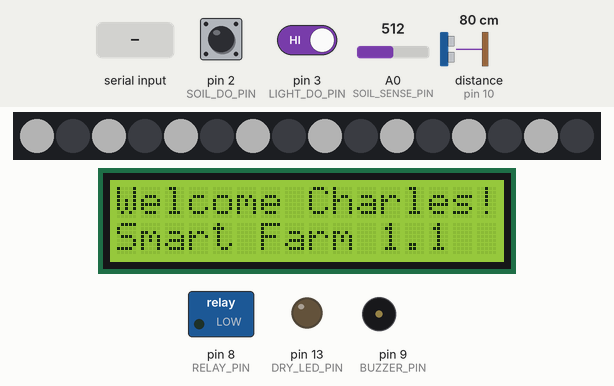
This sketch was run on a simulated Arduino Uno, built with avr-gcc and run on an emulated ATmega328P. Parts: 16 RGB LEDs in strip order, left to right, 16×2 character LCD, switched loads named in the sketch (green lamp = pin HIGH), output pins drawn as LEDs (lit = HIGH), buzzer (waves = sounding). Wiring (inferred from the names in the program): ultrasonic range finder: trigger pin 11; echo pin 10. The test bench sets the inputs (shaded band); at power-on: A0 (SOIL_SENSE_PIN) = 512, distance to the obstacle (sensor on pin 10) 80 cm, pin 3 (LIGHT_DO_PIN) HIGH, pin 2 (SOIL_DO_PIN) HIGH. The echo pulse lasts 58.3 µs per cm; dim RGB values are drawn brighter than linear; pins used as bus, display or sensor lines are not drawn; what the sketch prints to the serial monitor is not drawn.

Above: at 8.3 s.
8.4 s: A0 (SOIL_SENSE_PIN) set to 639
At 12.6 s:
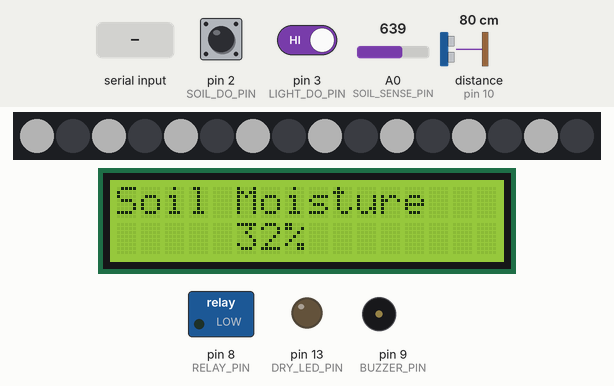
17.7 s: A0 (SOIL_SENSE_PIN) set to 666
At 23.4 s:
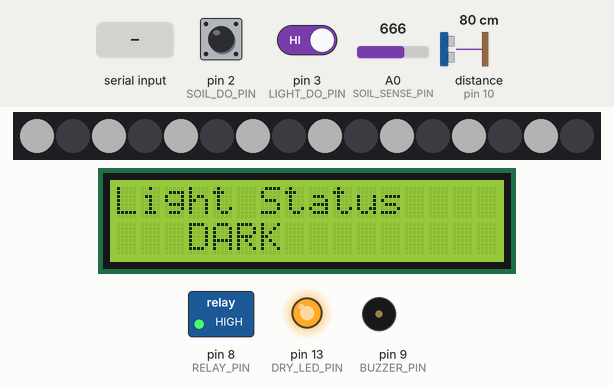
23.7 s: "BRIGHT,\n" received over the second serial link
At 25.0 s:
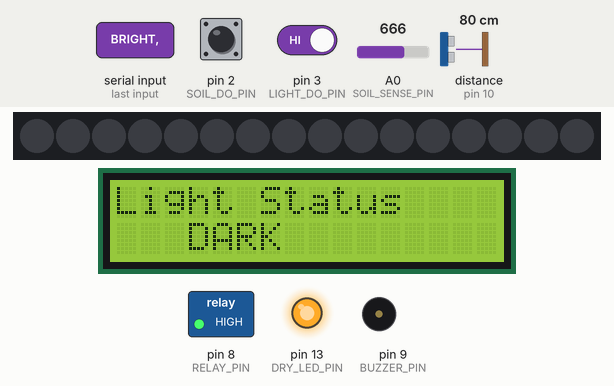
33.0 s: distance to the obstacle (sensor on pin 10) set to 33 cm
42.3 s: distance to the obstacle (sensor on pin 10) set to 27 cm
At 44.9 s:
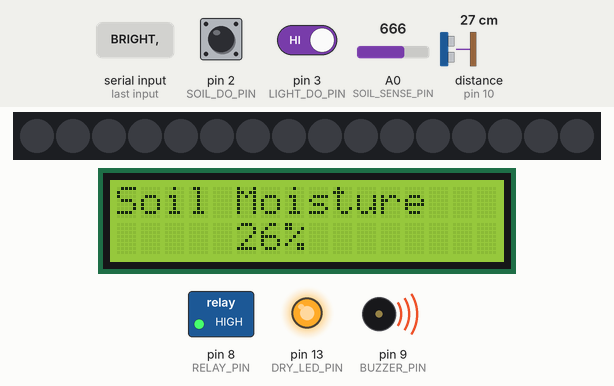
48.7 s: pin 3 (LIGHT_DO_PIN) driven LOW
At 53.6 s:
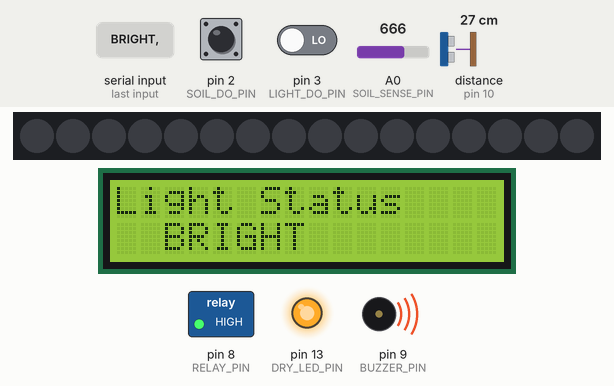
Timing chart, 0 to 58.3 s (numbered marks = the images above; inputs shaded):
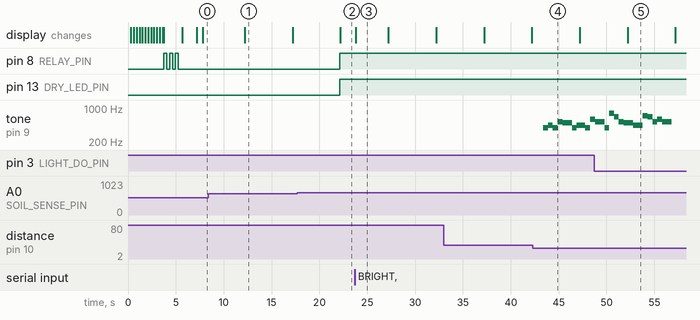

The sketch:

smart-farm.ino
```cpp
// ============================================================
// Smart Farm v1.1 —— 最终接线表（对照实物逐条检查）
// ============================================================
// 【电源】
//   Arduino 用 USB 供电即可。水泵必须用独立电源（3V 泵 =
//   2 节 5 号碱性电池，或 3 节镍氢充电电池），不能吃 Arduino 5V。
//
// 【土壤湿度模块（LM393）】
//   VCC ──► 5V
//   GND ──► GND
//   AO  ──► A0      // 模拟量
//   DO  ──► D2      // 数字量（蓝色电位器调阈值）
//
// 【光敏模块（3 针：VCC/GND/DO，LM393 数字量）】
//   VCC ──► 5V
//   GND ──► GND
//   DO  ──► D3      // 数字量（蓝色电位器调阈值）
//
// 【继电器模块（SRD-05VDC，跳线帽插在 H 侧 = 高电平触发）】
//   VCC ──► 5V
//   GND ──► GND
//   IN  ──► D8
//   负载侧：COM ──► 电池/电源正极
//           NO  ──► 水泵正极（红线）
//           电源负极 ──► 水泵负极（黑线）直连，不经继电器
//
// 【水泵（3V）】
//   电池盒 + ──► 继电器 COM
//   继电器 NO ──► 泵+（红）
//   电池盒 - ──► 泵-（黑）直连
//
// 【照明灯（WS2812 16 位 RGB 幻彩灯板，内置全彩驱动）】
//   DI  ──► D6      // 数据输入（信号），注意方向别接成 DO
//   5V  ──► 5V
//   GND ──► GND
//   DO  ──► 空（不接；仅串联多块灯板时才接下一块的 DI）
//   ⚠ 16 颗全亮电流大：建议给 5V 单独供电（负极共地），或降低亮度
//
// 【超声波测距模块（HC-SR04）】
//   VCC ──► 5V
//   GND ──► GND
//   TRIG ──► D11      // 控制端
//   ECHO ──► D10      // 接收端
//
// 【无源蜂鸣器模块（3 针：VCC/GND/I/O）】
//   VCC ──► 5V
//   GND ──► GND
//   I/O ──► D9      // 信号端，用 tone() 改变频率奏乐
//
// 【NodeMCU ESP8266（WiFi 网页服务器）串口通信】
//   NodeMCU TX(GPIO1) ──直连──► Arduino 引脚 4 (RX)          // 收
//   Arduino 引脚 12 (TX) ──[1kΩ/2kΩ分压]──► NodeMCU RX(GPIO3) // 发
//   Arduino GND ──── 共地 ──── NodeMCU 扩展板 GND
//   NodeMCU 由底座 6~24V 输入(7V 电池)供电；烧录用 USB，烧完拔掉
//
// 【I2C LCD（0x27）】
//   VCC ──► 5V
//   GND ──► GND
//   SDA ──► A4
//   SCL ──► A5
//
// 【板载 LED】D13 自动使用（土壤干燥时亮），无需接线
// ============================================================
#include <Wire.h>
#include <LiquidCrystal_I2C.h>
#include <Adafruit_NeoPixel.h>   // 需要安装 Adafruit NeoPixel 库（库管理器搜索 NeoPixel）
#include <SoftwareSerial.h>      // 与 NodeMCU 通信

// ===== 引脚定义 =====
#define LIGHT_DO_PIN     3    // 光敏模块 DO（数字量，阈值由蓝色电位器决定）
#define SOIL_SENSE_PIN   A0   // 土壤湿度 AO（模拟量）
#define SOIL_DO_PIN      2    // 土壤湿度 DO（数字量，阈值由蓝色电位器决定）
#define NEOPIXEL_PIN     6    // WS2812 灯环 DI（数据输入）
#define NUM_LEDS         16   // 灯板 LED 数量（16 位）
#define LAMP_BRIGHTNESS  60   // 亮度 0-255，16 颗较费电，过高会拉垮 5V
#define RELAY_PIN        8    // 继电器 IN，控制水泵
#define DRY_LED_PIN      13   // 板载 LED（Uno/Nano 为 D13）：土壤干燥时点亮提醒
#define TRIG_PIN         11   // 超声波 HC-SR04 TRIG（控制端）
#define ECHO_PIN         10   // 超声波 HC-SR04 ECHO（接收端）
#define BUZZER_PIN       9    // 无源蜂鸣器（奏乐）

// ===== 标定值：先用串口观察 ADC，再填入实际的干/湿读数 =====
#define DRY_VALUE  800    // 完全干燥时的 ADC（干 -> 数值高）
#define WET_VALUE  300    // 完全湿润时的 ADC（湿 -> 数值低）

// ===== 阈值与判定 =====
#define DRY_PCT          30   // 湿度低于 30% -> 过干，启动水泵
#define WET_PCT          70   // 湿度高于 70% -> 过湿

// ===== 方向/触发：不同模块可能相反，按串口读数改 =====
// 光敏校准：看串口「光敏DO」：
//   用手遮住(天黑)时 DO=0、不遮(天亮)时 DO=1  -> 保持 DARK_IS_LOW true
//   用手遮住(天黑)时 DO=1、不遮(天亮)时 DO=0  -> 改成 DARK_IS_LOW false
//   遮住/不遮 DO 都不变（一直亮灯通常 = DO 卡在 0）-> 调光敏模块蓝色电位器
#define DARK_IS_LOW      false  // 实测：天黑(捏住)时 DO=1，天亮时 DO=0，所以用 false
#define DO_ACTIVE_LOW    true  // true：干燥时 DO 输出低电平（常见）
#define RELAY_ACTIVE_LOW false  // 跳线帽在 H 侧 = 高电平触发，所以用 false

#define UPDATE_DELAY     5000UL  // 土壤/泵/LCD/串口刷新间隔（5 秒）
#define LIGHT_CHECK_MS   250UL   // 光照/灯刷新间隔（越小响应越快）
#define DEBOUNCE_MS      400UL   // 光照判定需稳定多少毫秒才切换（防抖）
#define DIST_THRESHOLD_CM    30    // 小于此距离(cm)视为有人靠近
#define ULTRASOUND_CHECK_MS  300   // 测距间隔(ms)
#define RADAR_COOLDOWN_MS    3000  // 两次触发乐曲的最小间隔(ms)

LiquidCrystal_I2C lcd(0x27, 16, 2);
Adafruit_NeoPixel strip(NUM_LEDS, NEOPIXEL_PIN, NEO_GRB + NEO_KHZ800);

bool lampOn = false;
bool pumpOn = false;
int screen = 0;   // LCD 轮替屏号：0=欢迎 1=土壤 2=泵 3=光照 4=距离 5=NodeMCU
float lastDist = -1;   // 最近一次测得的距离(cm)，-1=无回波

// ---- 与 NodeMCU 的软件串口（引脚 4=收, 引脚 12=发）----
// 协议：Arduino→NodeMCU : SENSOR,光,暗,灯,土,泵,距离
//       NodeMCU→Arduino : BRIGHT,亮度值(0-255)
SoftwareSerial es(4, 12);
int lampBrightness = LAMP_BRIGHTNESS;   // 可由网页调节的灯亮度
unsigned long lastNodeMsg = 0;   // 最近一次从 NodeMCU 收到数据的时刻
bool nodeOnline = false;         // NodeMCU 是否在线
#define NODE_TIMEOUT_MS 4000UL   // 超过此毫秒没收到 NodeMCU 数据则视为离线

void setRelay(bool on) {
  bool active = RELAY_ACTIVE_LOW ? LOW : HIGH;   // 继电器触发电平
  digitalWrite(RELAY_PIN, on ? active : !active);
}

// 点亮/熄灭 WS2812 灯板（on=间隔点亮 8 颗白光, off=灭）
void setLamp(bool on) {
  if (on) {
    for (int i = 0; i < NUM_LEDS; i++) {
      if (i % 2 == 0)   // 间隔点亮：每 2 颗点 1 颗（0,2,4...共 8 颗），省电流
        strip.setPixelColor(i, strip.Color(255, 255, 255));  // 白光，可改 RGB
      else
        strip.setPixelColor(i, 0);
    }
  } else {
    for (int i = 0; i < NUM_LEDS; i++)
      strip.setPixelColor(i, 0);   // 全灭
  }
  strip.show();
}

// RGB 色谱生成（0~255 循环，用于彩虹滚动）
uint32_t wheel(byte pos) {
  pos = 255 - pos;
  if (pos < 85)  return strip.Color(255 - pos * 3, 0, pos * 3);
  if (pos < 170) { pos -= 85; return strip.Color(0, pos * 3, 255 - pos * 3); }
  pos -= 170;
  return strip.Color(pos * 3, 255 - pos * 3, 0);
}

// ===== 接近检测：乐曲《生日快乐歌》（非阻塞播放）=====
// 频率(Hz)，每行对应一句
const int melodyFreq[] = {
  392,392,440,392,523,494,            // 祝你生日快乐 (Happy birthday to you)
  392,392,440,392,587,523,            // 祝你生日快乐
  392,392,784,659,523,494,440,        // 祝你生日快乐 [名字]
  698,698,659,523,587,523             // 祝你生日快乐
};
// 时值(ms)：附点八分+十六分 / 四分 / 四分 / 四分 / 二分
const int melodyDur[] = {
  375,125,500,500,500,1000,
  375,125,500,500,500,1000,
  375,125,500,500,500,500,1000,
  375,125,500,500,500,1000
};
const int MELODY_LEN = 25;
int noteIdx = 0;
unsigned long noteStart = 0;
bool playing = false;

void startSong() {
  noteIdx = 0;
  noteStart = millis();
  playing = true;
  tone(BUZZER_PIN, melodyFreq[0]);
}

// 每圈调用，按拍长自动推进音符；播完停止（不阻塞其他逻辑）
void updateSong() {
  if (!playing) return;
  if (millis() - noteStart >= melodyDur[noteIdx]) {
    noteStart = millis();
    noteIdx++;
    if (noteIdx >= MELODY_LEN) {
      noTone(BUZZER_PIN);
      playing = false;
    } else {
      tone(BUZZER_PIN, melodyFreq[noteIdx]);
    }
  }
}

// HC-SR04 测距（返回 cm；-1 = 超时无回波）
float readDistance() {
  digitalWrite(TRIG_PIN, LOW);
  delayMicroseconds(2);
  digitalWrite(TRIG_PIN, HIGH);
  delayMicroseconds(10);
  digitalWrite(TRIG_PIN, LOW);
  unsigned long dur = pulseIn(ECHO_PIN, HIGH, 30000);
  if (dur == 0) return -1;
  return dur / 58.0;   // 厘米
}

void lcdPad(int n) {   // 数字右对齐成 4 位
  if (n < 10)   lcd.print(' ');
  if (n < 100)  lcd.print(' ');
  if (n < 1000) lcd.print(' ');
  lcd.print(n);
}

void lcdPct(int v) {   // 百分比右对齐成 3 位
  if (v < 10)       lcd.print("  ");
  else if (v < 100) lcd.print(' ');
  lcd.print(v);
}

void setup() {
  pinMode(RELAY_PIN, OUTPUT);
  pinMode(DRY_LED_PIN, OUTPUT);
  pinMode(SOIL_DO_PIN, INPUT);
  pinMode(LIGHT_DO_PIN, INPUT);
  pinMode(TRIG_PIN, OUTPUT);
  pinMode(ECHO_PIN, INPUT);
  pinMode(BUZZER_PIN, OUTPUT);
  digitalWrite(TRIG_PIN, LOW);   // 模块要求先拉低 TRIG
  strip.begin();
  strip.setBrightness(lampBrightness);
  strip.clear();
  strip.show();

  // ---- 开机全彩滚动自检：16 颗灯彩虹滚动 2 圈（约 3 秒）----
  for (int step = 0; step < 512; step++) {
    for (int i = 0; i < NUM_LEDS; i++)
      strip.setPixelColor(i, wheel((i * 16 + step) & 255));
    strip.show();
    delay(6);
  }
  strip.clear();
  strip.show();
  digitalWrite(DRY_LED_PIN, LOW);
  setRelay(false);            // 初始：灯灭、泵停、干燥灯灭

  // ---- 泵继电器自检：咔哒 3 次（不点灯，灯在彩虹后保持熄灭）----
  setLamp(false);           // 确保彩虹结束后灯是灭的
  for (int i = 0; i < 3; i++) {
    setRelay(true);  delay(300);
    setRelay(false); delay(300);
  }

  lcd.init();
  lcd.backlight();
  lcd.setCursor(0, 0);
  lcd.print("Hello Charles!");
  lcd.setCursor(0, 1);
  lcd.print("Smart Farm 1.1 ");
  delay(1500);

  Serial.begin(9600);
  Serial.println(F("Smart Farm ready"));
  es.begin(9600);            // 与 NodeMCU 通信（引脚4收/引脚12发）
}

void loop() {
  static bool dark = false;              // 防抖后的稳定黑暗判定（默认关灯）
  static int lightLevel = 0;             // 最近一次光敏 DO 电平
  static bool rawStable = false;         // 最近一次原始判定
  static unsigned long msRawChanged = 0; // 原始判定最近变化时刻
  static unsigned long lastLightCheck = 0;
  static unsigned long lastSoilUpdate = 0;
  unsigned long ms = millis();

  // ---- 接收 NodeMCU 数据（非阻塞 + 固定缓冲 + 每圈限量，绝不饿死主循环）----
  static char rxBuf[48];
  static byte rxIdx = 0;
  int rxRead = 0;                        // 本圈已读字节数
  while (es.available() && rxRead < 64) {   // 每圈最多读 64 字节，保证灯/泵/LCD 一定能刷新
    char c = es.read();
    rxRead++;
    if (c == '\n') {
      rxBuf[rxIdx] = '\0';
      rxIdx = 0;
      if (rxBuf[0] != '\0') {
        Serial.print(F("[NodeMCU] ")); Serial.println(rxBuf);
        lastNodeMsg = millis();                               // 记录收到时间，用于在线判定
        if (strncmp(rxBuf, "BRIGHT,", 7) == 0) {
          int v = atoi(rxBuf + 7);
          if (v < 0) v = 0;
          if (v > 255) v = 255;
          lampBrightness = v;
          strip.setBrightness(lampBrightness);   // 立即使灯板按新亮度
        }
      }
    } else if (c != '\r' && rxIdx < 47) {
      rxBuf[rxIdx++] = c;
    }
  }

  // ---- 超声波测距 & 接近报警：每 ULTRASOUND_CHECK_MS 测一次 ----
  static unsigned long lastUltraCheck = 0;
  static unsigned long lastTrigger = 0;
  static bool personNear = false;   // 防抖后的"人在旁"状态
  static byte nearCount = 0;        // 连续"近"的计数（防毛刺误触发）
  if (ms - lastUltraCheck >= ULTRASOUND_CHECK_MS) {
    lastUltraCheck = ms;
    float dist = readDistance();
    lastDist = dist;
    bool nearNow = (dist > 0 && dist < DIST_THRESHOLD_CM);
    if (nearNow) nearCount++; else nearCount = 0;
    bool nearStable = (nearCount >= 3);   // 连续 3 次(约0.9秒)都近才算，单次毛刺不算
    // 边沿触发：只在"从远到近"这一下播放，避免人在旁边时每 3 秒重播导致音乐不断
    if (nearStable && !personNear && (ms - lastTrigger > RADAR_COOLDOWN_MS)) {
      lastTrigger = ms;
      startSong();
      Serial.print(F("有人靠近! 距离=")); Serial.print(dist); Serial.println(F(" cm"));
    }
    personNear = nearStable;
  }
  updateSong();   // 让乐曲逐音符推进（非阻塞，不卡灯/水泵）

  // ---- 光照 & 灯：每 LIGHT_CHECK_MS 判断一次，快速响应手遮挡 ----
  if (ms - lastLightCheck >= LIGHT_CHECK_MS) {
    lastLightCheck = ms;
    int lv = digitalRead(LIGHT_DO_PIN);
    bool nowDark = DARK_IS_LOW ? (lv == LOW) : (lv == HIGH);
    // 防抖：判定值连续 DEBOUNCE_MS 稳定才切换，避免临界抖动误判/灯闪烁
    if (nowDark != rawStable) {
      rawStable = nowDark;
      msRawChanged = ms;
    } else if (ms - msRawChanged >= DEBOUNCE_MS) {
      dark = rawStable;
    }
    lightLevel = lv;         // 供串口/LCD 显示
    lampOn = dark;
    setLamp(lampOn);
  }

  // ---- 土壤 / 泵 / LCD / 串口：每 UPDATE_DELAY 一次 ----
  if (ms - lastSoilUpdate >= UPDATE_DELAY) {
    lastSoilUpdate = ms;
    int soil = analogRead(SOIL_SENSE_PIN);
    int doLevel = digitalRead(SOIL_DO_PIN);
    float voltage = soil * 5.0 / 1023.0;
    int moisture = constrain(map(soil, DRY_VALUE, WET_VALUE, 0, 100), 0, 100);
    bool doDry = DO_ACTIVE_LOW ? (doLevel == LOW) : (doLevel == HIGH);
    const __FlashStringHelper* doStatus = doDry ? F("干燥") : F("湿润");
    const __FlashStringHelper* status = moisture < DRY_PCT ? F("过干")
                                       : moisture > WET_PCT ? F("过湿") : F("适中");

    bool dry = (moisture < DRY_PCT);
    pumpOn = dry;
    setRelay(pumpOn);
    digitalWrite(DRY_LED_PIN, dry ? HIGH : LOW);

    // ---- 把传感器数据发给 NodeMCU（网页显示用，9 个字段）----
    es.print("SENSOR,");
    es.print(lightLevel); es.print(',');               // 光敏 DO
    es.print(dark ? 1 : 0); es.print(',');             // 黑暗判定
    es.print(lampOn ? 1 : 0); es.print(',');           // 照明灯
    es.print(soil); es.print(',');                     // 土壤 ADC
    es.print(moisture); es.print(',');                 // 土壤湿度%
    es.print(doLevel); es.print(',');                  // 土壤 DO
    es.print(pumpOn ? 1 : 0); es.print(',');           // 水泵
    es.print(digitalRead(RELAY_PIN)); es.print(',');   // 继电器电平
    es.println(lastDist >= 0 ? (int)lastDist : -1);    // 距离

    // ---- NodeMCU 在线判定：超过 NODE_TIMEOUT_MS 没收到数据则离线 ----
    nodeOnline = (ms - lastNodeMsg) < NODE_TIMEOUT_MS;

    // ---- LCD 轮替显示（每屏停留 UPDATE_DELAY 秒）----
    switch (screen) {
      case 0:   // 屏 1：欢迎
        lcd.setCursor(0, 0); lcd.print("Welcome Charles!");
        lcd.setCursor(0, 1); lcd.print("Smart Farm 1.1 ");
        break;
      case 1:   // 屏 2：土壤湿度百分比
        lcd.setCursor(0, 0); lcd.print("Soil Moisture   ");
        lcd.setCursor(0, 1);
        lcd.print("    "); lcdPct(moisture); lcd.print("%");
        lcd.print("        ");
        break;
      case 2:   // 屏 3：泵开关状态
        lcd.setCursor(0, 0); lcd.print("Pump Status     ");
        lcd.setCursor(0, 1);
        lcd.print("     "); lcd.print(pumpOn ? "ON" : "OFF");
        lcd.print("        ");
        break;
      case 3:   // 屏 4：光照亮/暗
        lcd.setCursor(0, 0); lcd.print("Light Status    ");
        lcd.setCursor(0, 1);
        lcd.print(dark ? "   DARK" : "  BRIGHT");
        lcd.print("        ");
        break;
      case 4:   // 屏 5：距离(cm)
        lcd.setCursor(0, 0); lcd.print("Distance        ");
        lcd.setCursor(0, 1);
        if (lastDist >= 0) {
          lcd.print("   "); lcd.print((int)lastDist); lcd.print(" cm");
        } else {
          lcd.print("   -- cm");
        }
        lcd.print("       ");
        break;
      case 5:   // 屏 6：NodeMCU 在线状态
        lcd.setCursor(0, 0); lcd.print("NodeMCU         ");
        lcd.setCursor(0, 1);
        lcd.print(nodeOnline ? "  ONLINE " : "  OFFLINE");
        lcd.print("       ");
        break;
    }

    // ---- 串口：一次性打印全部传感器状态（每 5 秒）----
    Serial.println(F("=============================================="));
    Serial.print(F("[Smart Farm]  LCD屏#")); Serial.println(screen);

    Serial.println(F("-- 光敏传感器 (LDR, DO--D3) ---"));
    Serial.print(F("   DO电平   : ")); Serial.println(lightLevel);
    Serial.print(F("   判定     : ")); Serial.println(dark ? F("黑暗 DARK") : F("明亮 BRIGHT"));
    Serial.print(F("   照明灯   : ")); Serial.println(lampOn ? F("ON") : F("OFF"));

    Serial.println(F("-- 土壤湿度传感器 (AO--A0, DO--D2) ---"));
    Serial.print(F("   ADC原始值 : ")); Serial.println(soil);
    Serial.print(F("   输出电压  : ")); Serial.print(voltage, 2); Serial.println(F(" V"));
    Serial.print(F("   土壤湿度  : ")); Serial.print(moisture); Serial.println(F(" %"));
    Serial.print(F("   DO电平   : ")); Serial.println(doLevel);
    Serial.print(F("   DO状态   : ")); Serial.println(doStatus);
    Serial.print(F("   综合状态  : ")); Serial.println(status);

    Serial.println(F("-- 超声波测距 (HC-SR04, TRIG--D11, ECHO--D10) ---"));
    if (lastDist >= 0) { Serial.print(F("   距离      : ")); Serial.print(lastDist); Serial.println(F(" cm")); }
    else               { Serial.println(F("   距离      : -- cm (无回波)")); }

    Serial.println(F("-- 水泵 / 继电器 (D8) ---"));
    Serial.print(F("   泵状态    : ")); Serial.println(pumpOn ? F("ON 抽水") : F("OFF 停止"));
    Serial.print(F("   继电器电平: ")); Serial.println(digitalRead(RELAY_PIN));

    Serial.println(F("-- NodeMCU (ESP8266) ---"));
    Serial.print(F("   在线状态  : ")); Serial.println(nodeOnline ? F("ONLINE") : F("OFFLINE"));

    Serial.println(F("=============================================="));

    screen = (screen + 1) % 6;   // 下一屏（下个周期显示）
  }
}
```

Measured:
- the behaviour switches between 650 and 651 on A0 (SOIL_SENSE_PIN) (found by bisection; images 1 and 2)
- the behaviour switches between 31 and 30 cm on distance to the obstacle (sensor on pin 10) (found by bisection; images 3 and 4)
- after the input at 17.7 s, pin 8 (RELAY_PIN), pin 13 (DRY_LED_PIN): LOW → HIGH after 4.4 s
- after the input at 42.3 s, tone on pin 9 (BUZZER_PIN): plays 392 Hz for 0.50 s, 440 Hz for 0.50 s, 392 Hz for 0.50 s, 523 Hz for 0.50 s, 494 Hz for 1.0 s, 392 Hz for 0.50 s … (9 notes in this stretch), starting after 1.1 s
- after the input at 48.7 s, the display: changes after 3.5 s (image 5)
- what the display in image 1 shows lasts 5.0 s, from 12.2 s to 17.2 s
- what the display in image 3 shows lasts 3.4 s, from 23.8 s to 27.2 s
